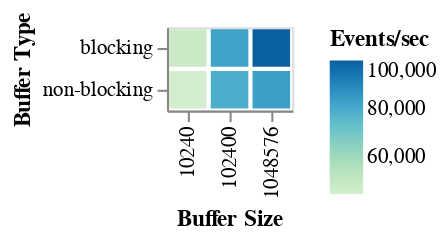

Notebook code cell kept with this figure:
### Code cell
alt.Chart(all_measurements_df[all_measurements_df['buffer_size_in_bytes'] > 1024]).mark_bar(clip=True).encode(
    color=alt.Color('median(events_per_second):Q', title="Events/sec", scale=alt.Scale(scheme='greenblue')),
    x=alt.X('buffer_size_in_bytes:N',title="Buffer Size"),
    y=alt.Y('buffer_type:N',title="Buffer Type"),
).properties(title="")

### Figure 1 — Vega-Lite specification as saved in the notebook (floating-point values rounded to 4 significant figures; data arrays with more than 128 entries replaced by an {"elided": "..."} marker saying what was removed)
{"config": {"view": {"continuousWidth": 400, "continuousHeight": 300}}, "data": {"name": "data-93facdc9f7d1ceca4952d9639a257903"}, "mark": {"type": "bar", "clip": true}, "encoding": {"color": {"type": "quantitative", "aggregate": "median", "field": "events_per_second", "scale": {"scheme": "greenblue"}, "title": "Events/sec"}, "x": {"type": "nominal", "field": "buffer_size_in_bytes", "title": "Buffer Size"}, "y": {"type": "nominal", "field": "buffer_type", "title": "Buffer Type"}}, "title": "", "$schema": "https://vega.github.io/schema/vega-lite/v4.8.1.json", "datasets": {"data-93facdc9f7d1ceca4952d9639a257903": {"elided": "265 records"}}}
